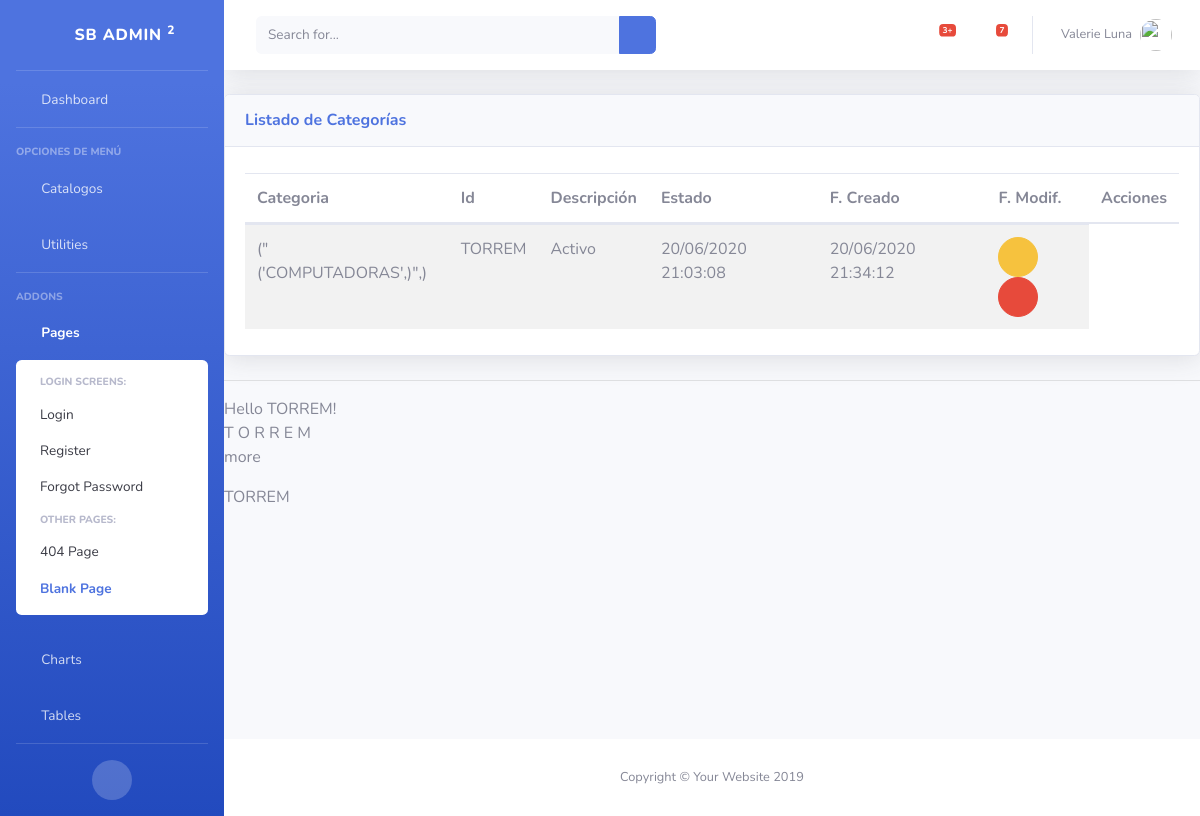
The page /inv/subcategorias/ (signed in) on the database its author committed.
### inv/models.py (models this page shows, shortened)
class SubCategoriaModel(ClaseModelo):
    categoria = models.ForeignKey(CategoriaModelo, on_delete=models.CASCADE)
    descripcion = models.TextField(
        max_length=100,
        help_text='Descripción de la Categoría',
        unique=True
    )
    class Meta:
        verbose_name_plural = "SubCategorias"
        unique_together = ('categoria', 'descripcion')

class CategoriaModelo(ClaseModelo):
    descripcion = models.TextField(
        max_length=100,
        help_text='Descripción de la Categoría',
        unique=True
    )
    def __str__(self):
        return '{}'.format(self.descripcion)
    class Meta:
        verbose_name_plural = "Categorias"

### inv/views.py (the view)
# urls.py: path('subcategorias/', SubCategoriaView.as_view(), name='subcategoria_list'),
class SubCategoriaView(LoginRequiredMixin, generic.ListView):
    model = SubCategoriaModel
    template_name = 'inv/subcategoria_list.html'
    context_object_name = 'obj'
    login_url = 'bases-space:login'

### inv/templates/inv/subcategoria_list.html (shortened to what this page needs)
{% extends 'bases/base.html' %}
{% block page_content %}
<div class="card shadow mb-4">
    <div class="card-header py-3 d-flex flex-row align-items-center justify-content-between">
      <h6 class="m-0 font-weight-bold text-primary">Listado de Categorías</h6>
      <div class="dropdown no-arrow">
        <a class="dropdown-toggle" href="#" role="button" id="dropdownMenuLink" data-toggle="dropdown" aria-haspopup="true" aria-expanded="false">
          <i class="fas fa-ellipsis-v fa-sm fa-fw text-gray-400"></i>
        </a>
      </div>
    </div>
    <div class="card-body">
      {% if not obj %}
      <div class="alert alert-info">No hay sub categorías</div>
      {% else %}
      <table class="table table-striped table-hover">
          <thead>
                <th>Categoria</th>
              <th>Id</th>
              <th>Descripción</th>
              <th>Estado</th>
              <th>F. Creado</th>
              <th>F. Modif.</th>
              <th class="all">Acciones</th>
          </thead>
          <tbody>
              {% for item in obj %}
              <tr>
                  <td>{{ item.categoria }}</td>
                  <td>{{ item.descripcion }}</td>
                  <td>{{ item.estado|yesno:"Activo,Inactivo" }}</td>
                  <td>{{ item.fc|date:"d/m/Y H:i:s" }}</td>
                  <td>{{ item.fm|date:"d/m/Y H:i:s" }}</td>
                  <td>
                    <a href="{% url 'inv-space:subcategoria_edit' item.id %}" class="btn btn-warning btn-circle" role="button"><i class="far fa-edit"></i></a>
                    <a href="{% url 'inv-space:subcategoria_del' item.id %}" class="btn btn-danger btn-circle" role="button"><i class="far fa-trash-alt"></i></a>
                  </td>
              </tr>
              {% endfor %}
          </tbody>
      </table>
      {% endif %}
    </div>
  </div>
<hr>
{%for x in obj %}
    {% with x.descripcion as name %}
        <div>Hello {{ name }}!</div>
        {%for y in name %}
            {{ y }}
        {% endfor %}
    {% endwith %}
    <p>more</p>
    {{ x.descripcion }}
{% endfor %}
{% endblock %}

### rows shown on the page
SubCategoriaModel: categoria "(\"('COMPUTADORAS',)\",)", descripcion "TORREM", estado "Activo", fc "20/06/2020 21:03:08", fm "20/06/2020 21:34:12", name "T" "O" "R" "R" "E" "M"
